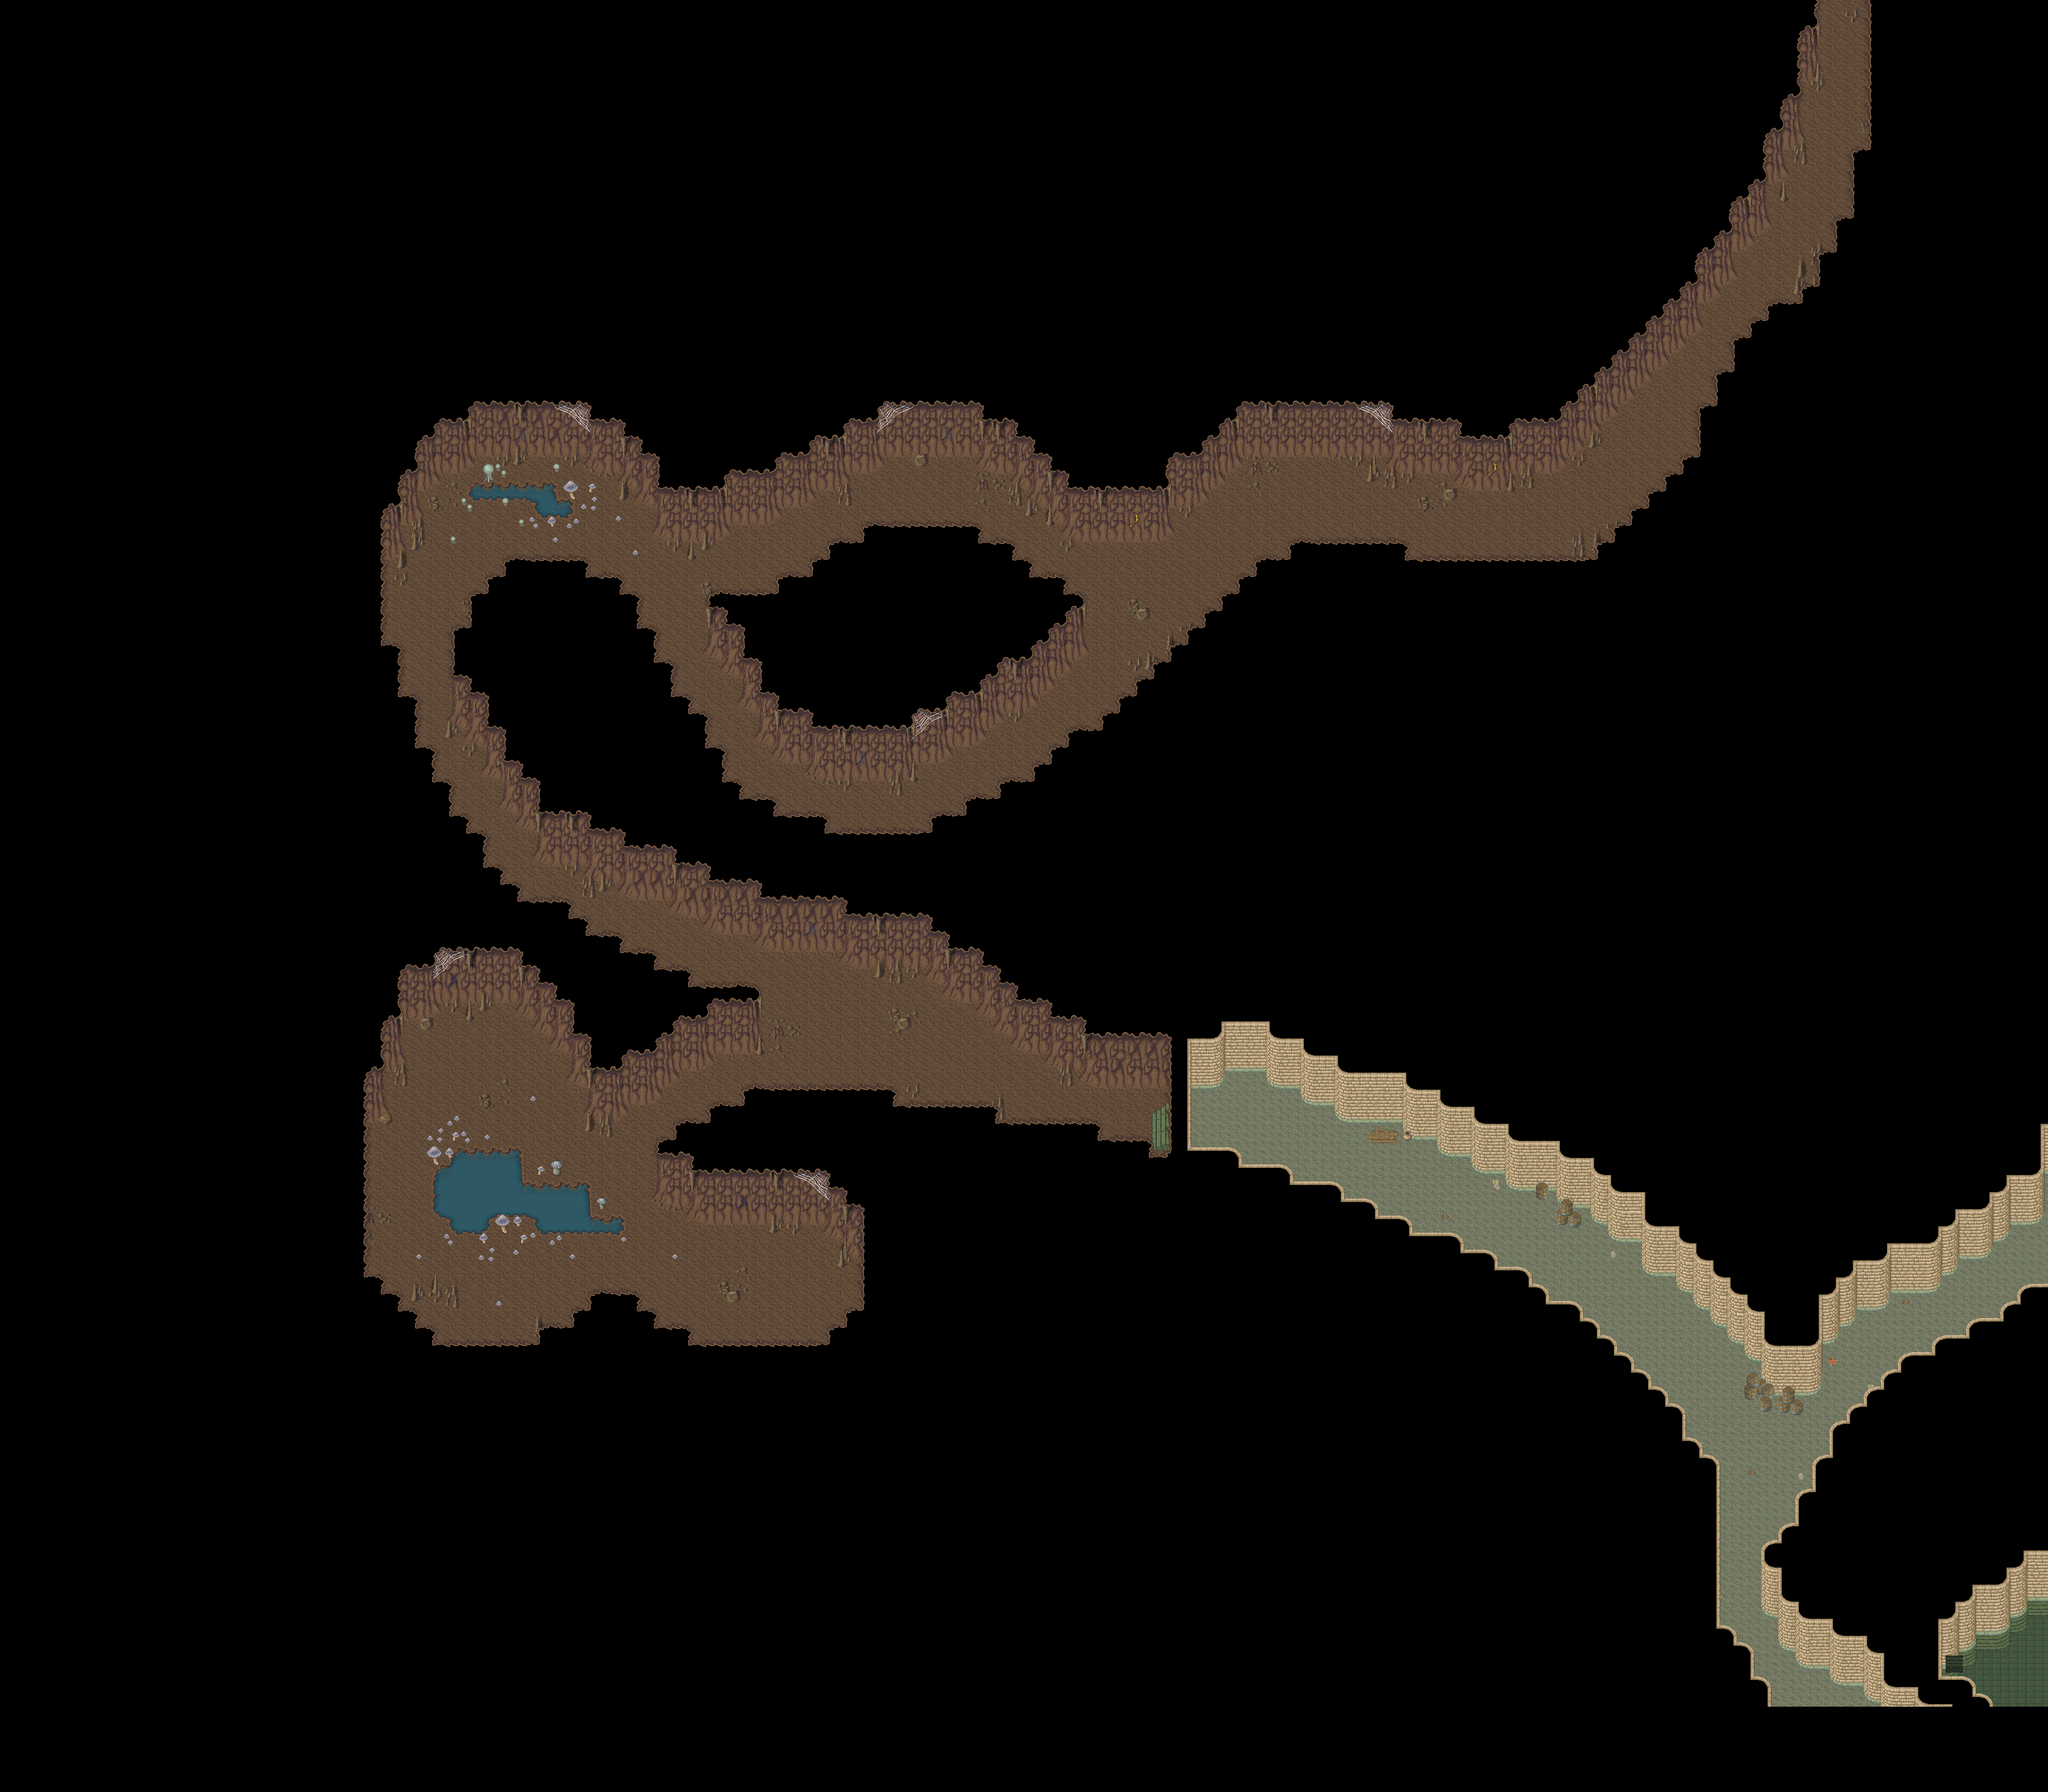

The image is a tile-based game level rendered from a .tmx file. Its description and source (layers, tilesets, objects; grid data summarised) follow:
An orthogonal 120x105 tile map with 32x32 px tiles, 6 tile layers (Ground 1, Ground 2, Fringe, Over 1, ...), 2 hidden layers not drawn, 11 tilesets and 6 objects (4x Fixme, 2x warp).

<map version="1.4" tiledversion="1.4.1" orientation="orthogonal" renderorder="right-down" compressionlevel="0" width="120" height="105" tilewidth="32" tileheight="32" infinite="0" nextlayerid="11" nextobjectid="7">
 <properties>
  <property name="background0image" value="graphics/images/spit23loginwallpaper_800x600.png" />
  <property name="license" value="CC-BY-SA 3.0" />
  <property name="manaplus version" value="2" />
  <property name="minimap" value="graphics/minimaps/042-9.png" />
  <property name="music" value="mythica.ogg" />
  <property name="name" value="Camelot Sewer West Path" />
 </properties>
 <tileset firstgid="1" name="artis-sewer" tilewidth="32" tileheight="32" tilecount="256" columns="16">
  <image source="../graphics/tilesets/evol/artis-sewer.png" width="512" height="512" />
 </tileset>
 <tileset firstgid="257" name="artis-indoor" tilewidth="32" tileheight="32" tilecount="256" columns="16">
  <image source="../graphics/tilesets/evol/artis-indoor.png" width="512" height="512" />
 </tileset>
 <tileset firstgid="513" name="artis-indoor-cellar" tilewidth="32" tileheight="32" tilecount="128" columns="8">
  <image source="../graphics/tilesets/evol/artis-indoor-cellar.png" width="256" height="512" />
 </tileset>
 <tileset firstgid="641" name="cave" tilewidth="32" tileheight="32" tilecount="256" columns="16">
  <image source="../graphics/tilesets/evol/cave.png" width="512" height="512" />
 </tileset>
 <tileset firstgid="897" name="collision" tilewidth="32" tileheight="32" tilecount="9" columns="3">
  <image source="../graphics/tilesets/collision.png" width="96" height="96" />
 </tileset>
 <tileset firstgid="906" name="hurns-cave-accessory-x1x2" tilewidth="32" tileheight="64" tilecount="42" columns="14">
  <image source="../graphics/tilesets/evol/hurns-cave-accessory-x1x2.png" width="448" height="192" />
 </tileset>
 <tileset firstgid="948" name="hurns-cave-accessory" tilewidth="32" tileheight="32" tilecount="64" columns="8">
  <image source="../graphics/tilesets/evol/hurns-cave-accessory.png" width="256" height="256" />
 </tileset>
 <tileset firstgid="1012" name="hurns-cave-accessory-x1x3" tilewidth="32" tileheight="96" tilecount="63" columns="21">
  <image source="../graphics/tilesets/evol/hurns-cave-accessory-x1x3.png" width="672" height="288" />
 </tileset>
 <tileset firstgid="1075" name="box" tilewidth="32" tileheight="32" tilecount="36" columns="6">
  <image source="../graphics/tilesets/evol/box.png" width="192" height="192" />
 </tileset>
 <tileset firstgid="1111" name="box-x1x2" tilewidth="32" tileheight="64" tilecount="8" columns="4">
  <image source="../graphics/tilesets/evol/box-x1x2.png" width="128" height="128" />
 </tileset>
 <tileset firstgid="1119" name="level-number" tilewidth="32" tileheight="32" tilecount="16" columns="16">
  <image source="../graphics/tilesets/level-number.png" width="512" height="32" />
 </tileset>
 <layer id="2" name="Ground 1" width="120" height="105">
  <data>[12600 cells, 12600 non-empty, 42 distinct tile ids]</data>
 </layer>
 <layer id="3" name="Ground 2" width="120" height="105">
  <data>[12600 cells, 233 non-empty, 37 distinct tile ids]</data>
 </layer>
 <layer id="6" name="Fringe" width="120" height="105">
  <data>[12600 cells, 108 non-empty, 20 distinct tile ids]</data>
 </layer>
 <layer id="4" name="Over 1" width="120" height="105">
  <data>[12600 cells, 2578 non-empty, 34 distinct tile ids]</data>
 </layer>
 <layer id="9" name="Over 2" width="120" height="105">
  <data>[12600 cells, 58 non-empty, 9 distinct tile ids]</data>
 </layer>
 <layer id="10" name="Over 3" width="120" height="105">
  <data>[12600 cells, 3 non-empty, 2 distinct tile ids]</data>
 </layer>
 <layer id="5" name="Collision" width="120" height="105" visible="0">
  <data>[12600 cells, 11152 non-empty, 2 distinct tile ids]</data>
 </layer>
 <layer id="7" name="Heights" width="120" height="105" visible="0">
  <data>[12600 cells, 246 non-empty, 2 distinct tile ids]</data>
 </layer>
 <objectgroup id="8" name="Objects">
  <object id="1" name="To Cave" type="warp" x="3168" y="608" width="32" height="160">
   <properties>
    <property name="dest_map" value="042-10" />
    <property name="dest_x" value="21" />
    <property name="dest_y" value="79" />
   </properties>
  </object>
  <object id="2" name="To Sewer Paths" type="warp" x="3168" y="2464" width="32" height="224">
   <properties>
    <property name="dest_map" value="042-5" />
    <property name="dest_x" value="21" />
    <property name="dest_y" value="43" />
    <property name="npc_id" value="SCRIPT" />
   </properties>
  </object>
  <object id="3" name="Margin" type="Fixme" x="3200" y="0" width="640" height="640" />
  <object id="4" name="Margin" type="Fixme" x="0" y="0" width="640" height="640" />
  <object id="5" name="Margin" type="Fixme" x="0" y="2720" width="640" height="640" />
  <object id="6" name="Margin" type="Fixme" x="3200" y="2720" width="640" height="640" />
 </objectgroup>
</map>
